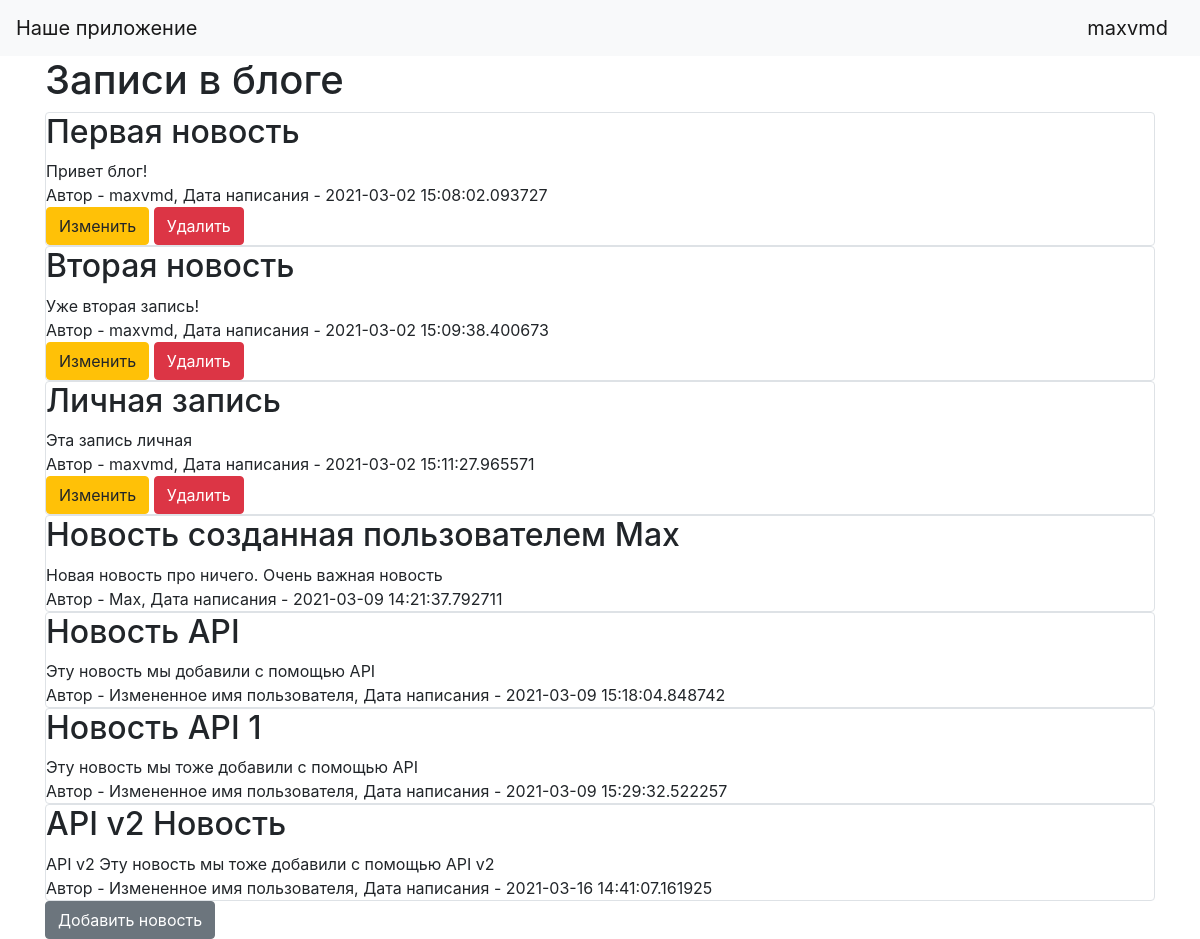
/ (signed in), run on the app's committed database.
### data/users.py (models this page shows, shortened)
class User(SqlAlchemyBase, UserMixin, SerializerMixin):
    __tablename__ = 'users'
    id = sqlalchemy.Column(sqlalchemy.Integer,
                           primary_key=True, autoincrement=True)
    name = sqlalchemy.Column(sqlalchemy.String, nullable=True)
    about = sqlalchemy.Column(sqlalchemy.String, nullable=True)
    email = sqlalchemy.Column(sqlalchemy.String,
                              index=True, unique=True, nullable=True)
    hashed_password = sqlalchemy.Column(sqlalchemy.String, nullable=True)
    created_date = sqlalchemy.Column(sqlalchemy.DateTime,
                                     default=datetime.datetime.now)
    news = orm.relation("News", back_populates='user')

### data/news.py (models this page shows, shortened)
class News(SqlAlchemyBase, SerializerMixin):
    __tablename__ = 'news'
    id = sqlalchemy.Column(sqlalchemy.Integer,
                           primary_key=True, autoincrement=True)
    title = sqlalchemy.Column(sqlalchemy.String, nullable=True)
    content = sqlalchemy.Column(sqlalchemy.String, nullable=True)
    created_date = sqlalchemy.Column(sqlalchemy.DateTime,
                                     default=datetime.datetime.now)
    is_private = sqlalchemy.Column(sqlalchemy.Boolean, default=True)
    is_published = sqlalchemy.Column(sqlalchemy.Boolean, default=True)
    user_id = sqlalchemy.Column(sqlalchemy.Integer,
                                sqlalchemy.ForeignKey("users.id"))
    user = orm.relation('User')

### main.py (the view)
@app.route("/")
def index():
    db_sess = db_session.create_session()
    if current_user.is_authenticated:
        news = db_sess.query(News).filter(
            (News.user == current_user) | (News.is_private != True))
    else:
        news = db_sess.query(News).filter(News.is_private != True)
    return render_template("index.html", news=news)

### data/db_session.py (called while the page is built)
def create_session() -> Session:
    global __factory
    return __factory()

### main.py (called while the page is built)
@login_manager.user_loader
def load_user(user_id):
    db_sess = db_session.create_session()
    return db_sess.query(User).get(user_id)

### templates/index.html
{% extends "base.html" %}
{% block content %}
<h1>Записи в блоге</h1>
{% for item in news%}
<div class="col-md6 border rounded">
    <h2>{{item.title}}</h2>
    <div>
        {{item.content}}
    </div>
    <div>
        Автор - {{item.user.name}}, Дата написания - {{item.created_date}}
    </div>
    {% if current_user.is_authenticated and current_user == item.user %}
    <div>
        <a href="/news/{{ item.id }}" class="btn btn-warning">
            Изменить
        </a>
        <a href="/news_delete/{{ item.id }}" class="btn btn-danger">
            Удалить
        </a>
    </div>
    {% endif %}
</div>
{% endfor %}
{% if current_user.is_authenticated %}
<a href="news" class="btn btn-secondary">Добавить новость</a>
{% endif %}
{% endblock %}

### templates/base.html (shortened to what this page needs)
<!doctype html>
<html lang="en">
<head>
    <link rel="stylesheet"
          href="https://stackpath.bootstrapcdn.com/bootstrap/4.4.1/css/bootstrap.min.css"
>
</head>
<body>
<header>
    <nav class="navbar navbar-light bg-light">
        <a class="navbar-brand" href="#">Наше приложение</a>
        {% if current_user.is_authenticated %}
            <a class="navbar-brand" href="/logout">{{ current_user.name }}</a>
        {% else %}
            <p>
                <a class="btn btn-primary " href="/register">Зарегистрироваться</a>
                <a class="btn btn-success" href="/login">Войти</a>
            </p>
        {% endif %}
    </nav>
</header>
<main role="main" class="container">
    {% block content %}{% endblock %}
</main>
</body>
</html>

### data on the page
User: name "maxvmd"
News: title "Первая новость", content "Привет блог!", user.name "maxvmd", created_date "2021-03-02 15:08:02.093727"
News: title "Вторая новость", content "Уже вторая запись!", user.name "maxvmd", created_date "2021-03-02 15:09:38.400673"
News: title "Личная запись", content "Эта запись личная", user.name "maxvmd", created_date "2021-03-02 15:11:27.965571"
News: title "Новость созданная пользователем Max", content "Новая новость про ничего. Очень важная новость", user.name "Max", created_date "2021-03-09 14:21:37.792711"
News: title "Новость API", content "Эту новость мы добавили с помощью API", user.name "Измененное имя пользователя", created_date "2021-03-09 15:18:04.848742"
News: title "Новость API 1", content "Эту новость мы тоже добавили с помощью API", user.name "Измененное имя пользователя", created_date "2021-03-09 15:29:32.522257"
News: title "API v2 Новость", content "API v2 Эту новость мы тоже добавили с помощью API v2", user.name "Измененное имя пользователя", created_date "2021-03-16 14:41:07.161925"
